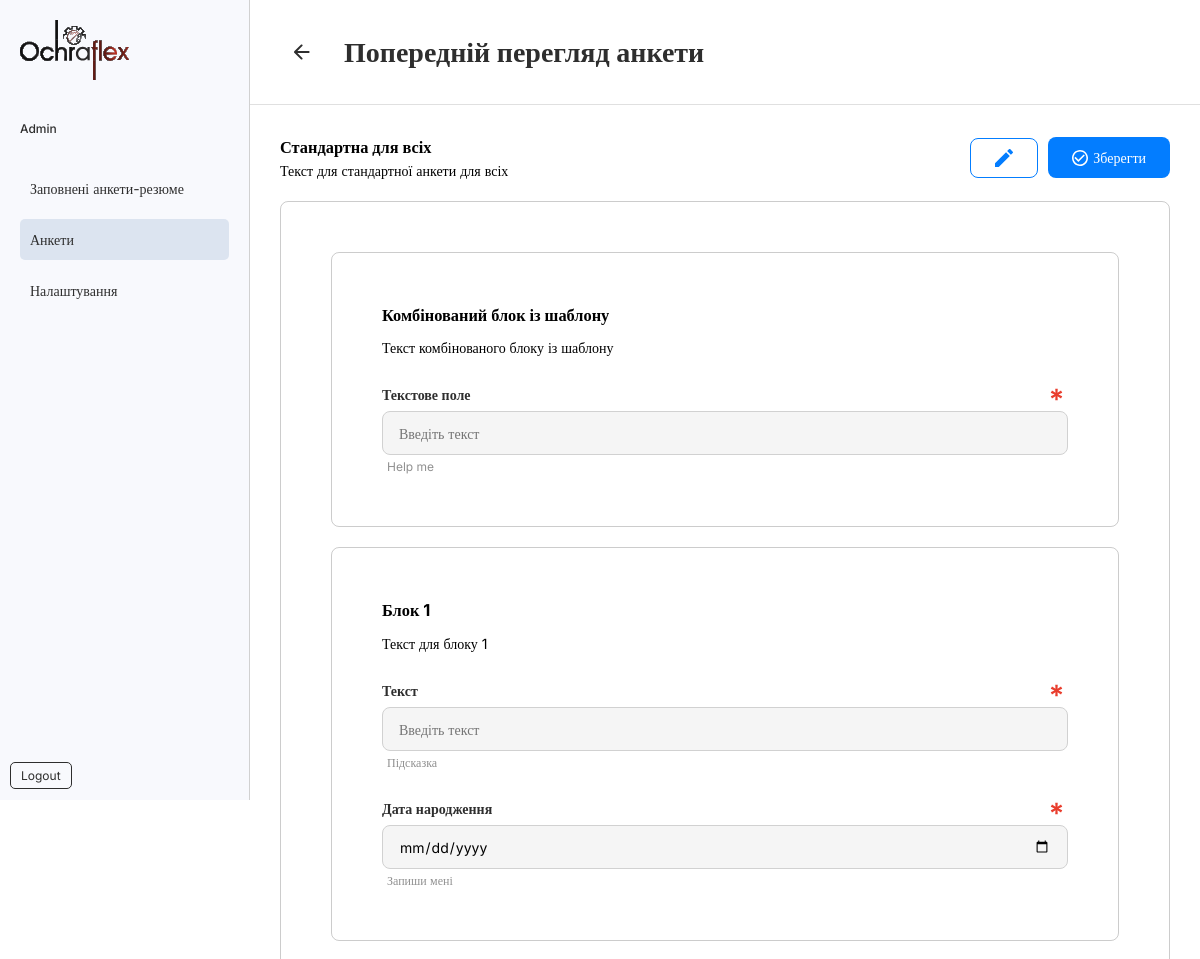
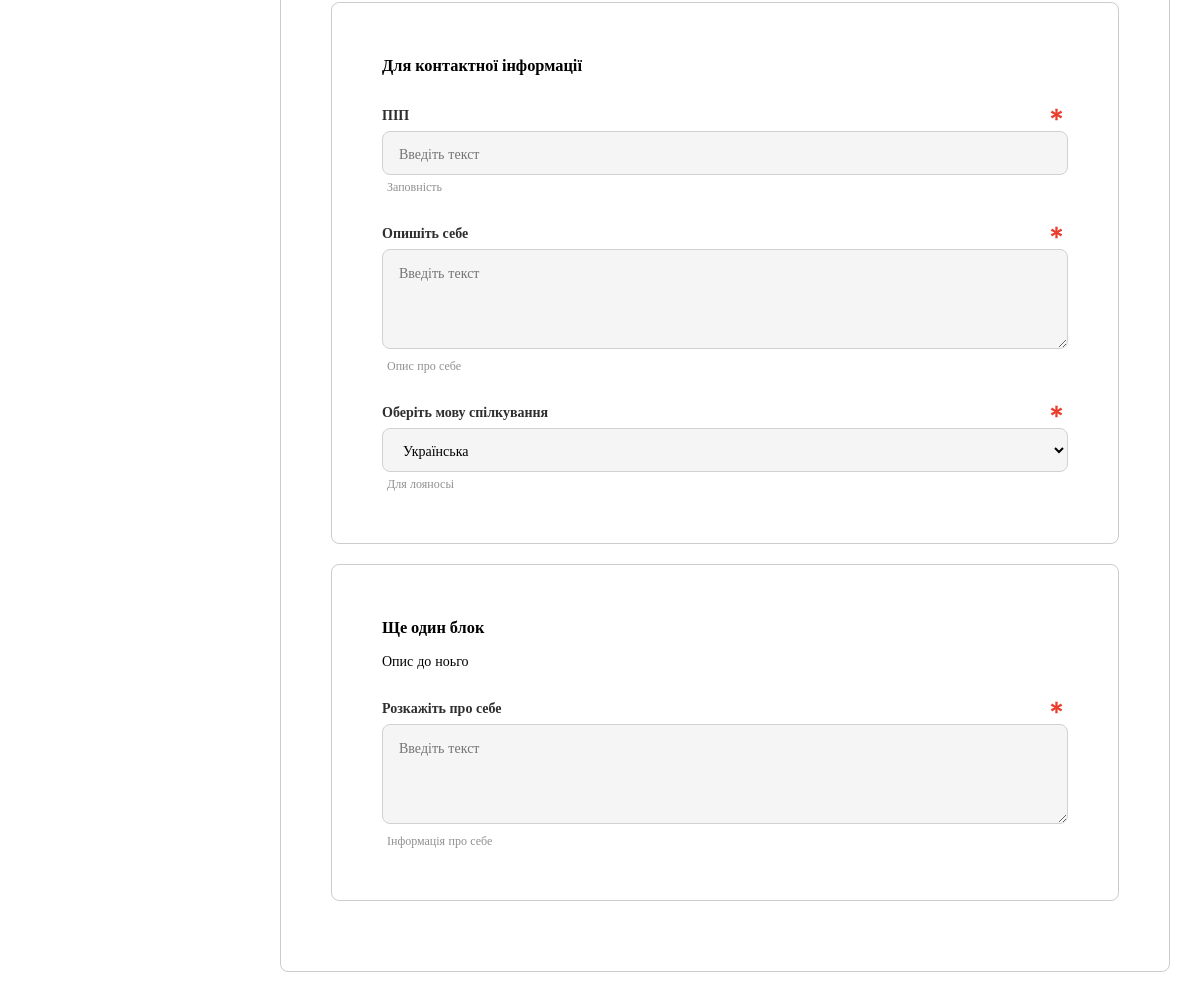
Page /dashboard/questionnaires/30/preview/ on the committed database (2 pictures, top to bottom).
### app/models.py (models this page shows, shortened)
class BlockTemplate(models.Model):
    LANGUAGES = (
        ('cs', 'Czech Republic'),
        ('de', 'Germany'),
    )  # Модель для зберігання шаблонів блоків
    user = models.ForeignKey(
        settings.AUTH_USER_MODEL, on_delete=models.CASCADE, related_name='block_templates')
    uuid = models.UUIDField(default=uuid.uuid4, editable=False, unique=True)
    name = models.CharField(max_length=255)  # Назва блоку
    description = models.TextField(blank=True, null=True)  # Опис блоку
    lanuage = models.CharField(
        blank=True, null=True, choices=LANGUAGES, max_length=128)
    created_at = models.DateTimeField(auto_now_add=True)  # Дата створення
    library_templates = models.ManyToManyField('LibraryTemplate', blank=True)

class LibraryTemplate(models.Model):
    user = models.ForeignKey(
        settings.AUTH_USER_MODEL,
        on_delete=models.CASCADE,
        related_name='library_templates',
        blank=True,
        null=True
    )
    name = models.CharField(
        max_length=255,
        null=True,
        blank=True
    )  # Назва шаблону
    description = models.TextField(blank=True, null=True)  # Опис шаблону
    created_at = models.DateTimeField(auto_now_add=True)  # Дата створення
    field = models.ForeignKey(
        Field,
        blank=True,
        null=True,
        on_delete=models.CASCADE,
        related_name='library_templates'
    )
    description_field = models.ForeignKey(
        DescriptionField,
        on_delete=models.CASCADE,
        null=True,
        blank=True,
        related_name='library_templates'
    )
    combined_block = models.ForeignKey(
        CombinedBlock,
        on_delete=models.CASCADE,
        null=True,
        blank=True,
        related_name='library_templates'
    )

class CombinedBlock(models.Model):
    block_template = models.ForeignKey(
        BlockTemplate,
        on_delete=models.CASCADE,
        related_name='combined_blocks',
        null=True,
        blank=True
    )
    description_field = models.ForeignKey(
        DescriptionField,
        on_delete=models.CASCADE,
        related_name='combined_blocks',
        null=True,
        blank=True,
    )
    fields = models.ManyToManyField(
        Field,
        related_name='duplicates',
        blank=True,
    )
    allow_dublicate = models.BooleanField(default=False)

class DescriptionField(models.Model):
    block_template = models.ForeignKey(
        BlockTemplate,
        on_delete=models.CASCADE,
        related_name='description_fields',
        null=True,
        blank=True
    )
    title = models.CharField(max_length=128, null=True, blank=True)
    description = models.TextField(null=True, blank=True)
    is_combined = models.BooleanField(default=False)

class Field(models.Model):
    TEXT = 'text'
    SELECT = 'select'
    TEXTAREA = 'textarea'
    CHECKBOX = 'checkbox'
    RADIO = 'radio'
    NUMBER = 'number'
    DATE = 'date'
    MIN_LENGTH = 'min_length'
    MAX_LENGTH = 'max_length'
    MIN = 'min'
    MAX = 'max'
    BOOLEAN = 'boolean'
    PHONE = 'phone'
    BUTTON = 'button'
    FIELD_TYPES = [
        (TEXT, 'Text'),
        (TEXTAREA, 'Textarea'),
        (NUMBER, 'Number'),
        (SELECT, 'Select'),
        (CHECKBOX, 'Checkbox'),
        (RADIO, 'Radio'),
        (DATE, 'Date'),
        (BOOLEAN, 'Boolean'),
        (PHONE, 'Phone'),
        (BUTTON, 'Button'),
    ]
    name = models.CharField(max_length=128)  # Назва поля
    field_type = models.CharField(
        max_length=50,
        choices=FIELD_TYPES
    )  # Тип поля
    options = models.JSONField(blank=True, null=True, default=list)
    static_value = models.CharField(
        max_length=1000, null=True, blank=True)
    max_symbols = models.PositiveIntegerField(default=3, null=True, blank=True)
    max_numbers = models.PositiveBigIntegerField(
        default=3, null=True, blank=True)
    help_info = models.CharField(
        max_length=255,
        null=True,
        blank=True
    )  # Додаткова інформація
    is_required = models.BooleanField(default=False)  # Чи є поле обов’язковим
    extra_tag = models.CharField(max_length=255, blank=True, null=True)
    is_combined = models.BooleanField(default=False)
    block_template = models.ForeignKey(
        BlockTemplate,
        on_delete=models.CASCADE,
        related_name='fields',
        null=True,
        blank=True
    )

### app/views.py (the view)
def preview_questionnaire_view(request, id):
    block_template = get_object_or_404(BlockTemplate, id=id)
    fields = Field.objects.filter(block_template=block_template)
    description_fields = DescriptionField.objects.filter(
        block_template=block_template)
    combined_blocks = CombinedBlock.objects.filter(
        block_template=block_template).prefetch_related('fields')
    context = {
        'block_template': block_template,
        'fields': fields,
        'description_fields': description_fields,
        'combined_blocks': combined_blocks,
    }
    return render(request, 'dashboard/questionnaire/preview_questionnaire.html', context)

### app/templatetags/custom_filters.py (called while the page is built)
@register.simple_tag
def is_active_path(request, pattern):
    return "active" if re.match(pattern, request.path) else ""

### survey/templatetags/custom_parse.py (called while the page is built)
@register.filter
def json_loads(value):
    try:
        if isinstance(value, list) and len(value) == 1:
            inner_list_str = value[0]
            return json.loads(inner_list_str)
        return value  # Повертає початкове значення, якщо структура не відповідає очікуваній
    except (TypeError, json.JSONDecodeError, IndexError):
        return value  # Повертає початкове значення в разі помилки

### templates/dashboard/questionnaire/preview_questionnaire.html (shortened to what this page needs)
{% extends 'dashboard/dashboard_base.html' %}
{% load static %}
{% load custom_parse %}
{% block styles %}
<link
  rel="stylesheet"
  href="{% static 'css/dashboard/questionnaires/questionnaires.css' %}"
/>
{% endblock styles %}
{% block back %}
<div class="back-button">
  <a href="{% url 'questionnaire_detail' block_template.id %}">
    <img src="{% static 'images/icons/arrow-left.svg' %}" alt="Back button" />
  </a>
</div>
{% endblock back %}
{% block title_page %}Попередній перегляд анкети{% endblock title_page %}
{% block main %} {% load static %}
<div class="d-flex align-items-center justify-content-between">
  <div>
    <h3>{{ block_template.name }}</h3>
    <p>{{ block_template.description }}</p>
  </div>
  <div class="d-flex align-items-center">
    <div class="offset-right-10">
      <a href="{% url 'questionnaire_detail' block_template.id %}" class="button_reset button_primary_outline d-flex align-items-center">
      </a>
    </div>
    <a href="{% url 'submit_survey' block_template.id %}" class="button_primary button_reset d-flex align-items-center">
      Зберегти
    </a>
  </div>
</div>
<div class="example-template marg_top-20">
  <div class="border-field-questionnaire">
      {% for template in block_template.library_templates.all %}
      {% if template.combined_block %}
          <div class="border-field-questionnaire">
            {% if template.combined_block.description_field %}
              <h3 class="marg_bottom-10">{{ template.combined_block.description_field.title }}</h3>
              <p class="">{{ template.combined_block.description_field.description }}</p>
            {% endif %}
            {% for field in template.combined_block.fields.all %}
              <div class="marg_top-25">
                <div class="group-form">
                  <label for="{{field.name}}" class="input_label">{{field.name}}</label>
                  {% if field.is_required %}
                    <p>
                      <img src="{% static 'images/icons/required.svg' %}" alt="" />
                    </p>
                  {% endif %}
                </div>
                {% if field.field_type == 'textarea' %}
                  <div class="d-flex justify-content-between main-title-menu">
                    <div class="w-100">
                      <textarea
                        id="{{field.name}}"
                        style="min-height: 100px;"
                        class="input_base_red"
                        placeholder="Введіть текст"
                        maxlength="{{ field.max_symbols }}"></textarea>
                    </div>
                  </div>
                {% elif field.field_type == 'select' %}
                  <select class="input_base_red">
                    {% for option in field.options %}
                      <option value="{{option}}">{{option}}</option>
                    {% endfor %}
                  </select>
                {% else %}
                  <input
                    type="{{field.field_type}}"
                    class="input_base_red"
                    placeholder="Введіть текст"
                    maxlength="{% if field.static_value %}{{ field.static_value }}{% else %}{{field.max_symbols}}{% endif %}"
                  />
                {% endif %}
                {% if field.help_info %}
                  <p class="offset-left-5">
                    <small class="text-small-muted">{{field.help_info}}</small>
                  </p>
                {% endif %}
              </div>
            {% endfor%}
          </div>
      {% endif %}
    {% endfor %}
    {% if combined_blocks %}
      {% for combined_block in combined_blocks %}
        <div class="border-field-questionnaire" id="combined-block">
          {% if combined_block.description_field %}
            <h3 class="marg_bottom-10">{{ combined_block.description_field.title }}</h3>
            <p class="">{{ combined_block.description_field.description }}</p>
          {% endif %}
          {% for field in combined_block.fields.all %}
            {% if field %}
              <div class="marg_top-25">
                <div class="group-form">
                  <label for="{{field.name}}" class="input_label">{{field.name}}</label>
                  {% if field.is_required %}
                  <p>
                    <img src="{% static 'images/icons/required.svg' %}" alt="" />
                  </p>
                  {% endif %}
                </div>
              </div>
              {% if field.field_type == 'textarea' %}
                <div class="d-flex justify-content-between main-title-menu">
                  <div class="w-100">
                    <textarea
                      style="min-height: 100px;"
                      class="input_base_red"
                      placeholder="Введіть текст"
                      maxlength="{{ field.max_symbols }}"></textarea>
                  </div>
                </div>
              {% elif field.field_type == 'number' and field.extra_tag == 'phone' %}
                <div class="d-flex phoneForm">
                  <select class="input_base languageDropdown"></select>
                  <div class="selectedLanguage"></div>
                  <input type="text" class="input_base phoneNumberInput" />
                </div>
              {% elif field.field_type == 'date' %}
                  <input
                    type="{{field.field_type}}"
                    class="input_base_red"
                    maxlength="{{ field.max_symbols }}"
                    max="{{field.max_symbols}}"
                  />
              {% elif field.field_type == 'select' %}
                <select class="input_base_red">
                  {% for option in field.options|json_loads %}
                    <option value="{{option}}">{{option}}</option>
                  {% endfor %}
                </select>
              {% else %}
                  <input
                    type="{{field.field_type}}"
                    class="input_base_red"
                    placeholder="Введіть текст"
                    maxlength="{% if field.static_value %}{{ field.static_value }}{% else %}{{field.max_symbols}}{% endif %}"
                  />
              {% endif %}
              {% if field.help_info %}
                <p class="offset-left-5">
                  <small class="text-small-muted">{{field.help_info}}</small>
                </p>
              {% endif %}
            {% endif %}
          {% endfor %}
        </div>
      {% endfor %}
    {% endif %}
  </div>
</div>
{% endblock main  %}

### static/css/style.css (style rules this page uses)
body { position: relative; }
.inter-primary { font-family: "Inter", serif; font-optical-sizing: auto; font-size: 14px; font-weight: 400; font-style: normal; }
.input_base, .input_base_red { background-color: #f5f5f5; border: 1px solid #d1d1d1; border-radius: 8px; padding: 12px 16px; display: inline-block; width: 100%; height: 44px; box-sizing: border-box; }
.input_label { display: inline-block; font-weight: 600; color: #2e2e2e; }
.button_reset { background-color: transparent; color: inherit; outline: none !important; border: none; border-radius: 8px; padding: 10px 24px; cursor: pointer; text-decoration: none; }
.button_primary, .button_primary_link { background-color: #037dff; color: #ffffff; transition: all 0.2s ease-in-out; }
.button_primary_outline { background-color: transparent; color: #037dff; border: 1px solid #037dff; border-radius: 8px; padding: 10px 24px; cursor: pointer; transition: all 0.2s ease-in-out; }
.w-100 { width: 100%; }
.marg_top-20 { margin-top: 20px; }
.marg_top-25 { margin-top: 25px; }
.marg_bottom-10 { margin-bottom: 10px; }
.offset-right-10 { margin-right: 10px; }
.offset-right-5 { margin-right: 5px; }
.offset-left-5 { margin-left: 5px; }
.back-button { margin-right: 20px; border-radius: 100%; padding: 10px; }
.d-flex { display: flex !important; }
.align-items-center { align-items: center !important; }
.justify-content-between { justify-content: space-between !important; }
.text-small-muted { font-size: 12px; color: #909090; }

### static/css/auth/alert.css (style rules this page uses)
:root { --success-bg-color: #d5e6de; --success-text-color: #0a3622; --success-border-color: #9eccbd; --warning-bg-color: orange; --warning-text-color: orange; --warning-border-color: orange; --danger-bg-color: #f8d7da; --danger-text-color: #58151c; --danger-border-color: #f1aeb5; }

### static/css/dashboard/questionnaires/questionnaires.css (style rules this page uses)
.group-form { display: flex; align-items: center; justify-content: space-between; margin-bottom: 5px; }
.group-form label { width: 100%; }
.border-field-questionnaire { border: 1px solid rgba(0, 0, 0, 0.2); border-radius: 8px; padding: 50px; margin-bottom: 20px; }

### rows in the picture
BlockTemplate: name "Стандартна для всіх", description "Текст для стандартної анкети для всіх"
LibraryTemplate: combined_block.description_field "Комбінований блок із шаблону", combined_block.description_field.description "Текст комбінованого блоку із шаблону"
Field: name "Текстове поле", is_required True (drawn), help_info "Help me"
CombinedBlock: description_field "Блок 1", description_field.description "Текст для блоку 1"
Field: name "Текст", is_required True (drawn), help_info "Підсказка"
Field: name "Дата народження", is_required True (drawn), help_info "Запиши мені"
CombinedBlock: description_field "Для контактної інформації"
Field: name "ПІП", is_required True (drawn), help_info "Заповність"
Field: name "Опишіть себе", is_required True (drawn), max_symbols "Введіть текст", help_info "Опис про себе"
Field: name "Оберіть мову спілкування", is_required True (drawn), options "Українська", help_info "Для лояносьі"
CombinedBlock: description_field "Ще один блок", description_field.description "Опис до ноьго"
Field: name "Розкажіть про себе", is_required True (drawn), max_symbols "Введіть текст", help_info "Інформація про себе"
